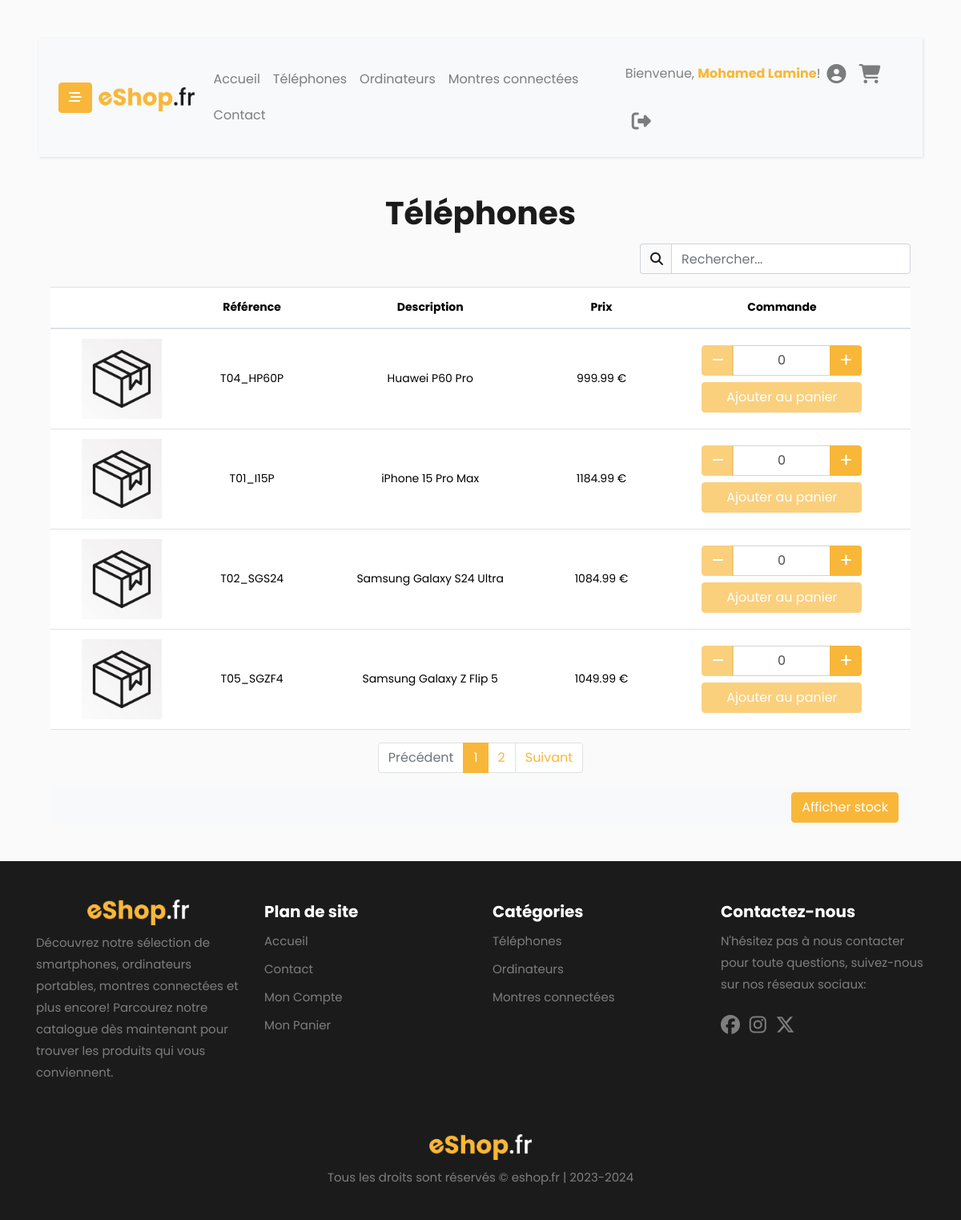
Screenshot of /produits.php?cat=Téléphones (signed in) with the database file from the repository.
### tables this page shows
CREATE TABLE IF NOT EXISTS categorie (
    id INT AUTO_INCREMENT PRIMARY KEY,
    libelle VARCHAR(255) NOT NULL
);

CREATE TABLE IF NOT EXISTS users (
    id INT AUTO_INCREMENT PRIMARY KEY,
    nom VARCHAR(255) NOT NULL,
    prenom VARCHAR(255) NOT NULL,
    email VARCHAR(191) UNIQUE NOT NULL,
    mdp VARCHAR(255) NOT NULL,
    genre CHAR(1) NOT NULL,
    date_naissance DATE NOT NULL,
    metier_id INT,
    verification_token VARCHAR(255),
    verification_date DATETIME,
    role ENUM('admin', 'user') NOT NULL,
    FOREIGN KEY (metier_id) REFERENCES metier(id)
);

CREATE TABLE IF NOT EXISTS produits (
    id INT AUTO_INCREMENT PRIMARY KEY,
    photo VARCHAR(255),
    reference VARCHAR(255) NOT NULL,
    description TEXT,
    prix DECIMAL(10, 2) NOT NULL,
    stock INT NOT NULL,
    categorie_id INT,
    FOREIGN KEY (categorie_id) REFERENCES categorie(id)
);

### produits.php (the view, shortened to what this page needs)
<?php
include 'php/header.php';
include 'php/bddData.php';
if(isset($_GET['cat'])) {
    $category = urldecode($_GET['cat']);
    $sql = "SELECT * FROM produits WHERE categorie_id IN (SELECT id FROM categorie WHERE libelle = ?) AND stock > 0 ORDER BY description";
    $stmt = $conn->prepare($sql);
    $stmt->bind_param("s", $category);
    $stmt->execute();
    $result = $stmt->get_result();
    if ($result->num_rows > 0) {
        $products = array();
        while ($row = $result->fetch_assoc()) {
            $products[] = $row;
        }
    } else {
        $est_vide=true;
    }
} else {
    echo "<script>window.location.href='index.php';</script>";
    exit();
}
?>
<div class="container">
    <h1 class="text-center font-weight-bold mb-2"><?php echo $category; ?></h1>
    <div class="row mb-3 justify-content-end">
        <div class="col-md-4">
            <div class="input-group">
                <div class="input-group-prepend">
                    <span class="input-group-text"><i class="fa fa-search"></i></span>
                </div>
                <input type="text" class="form-control" id="searchInput" placeholder="Rechercher...">
            </div>
        </div>
    </div>
    <div>
        <table class="table table-hover" id="productTable">
            <thead>
                <tr>
                    <th class="text-center" scope="col"></th>
                    <th class="text-center" scope="col">Référence</th>
                    <th class="text-center" scope="col">Description</th>
                    <th class="text-center" scope="col">Prix</th>
                    <th class="text-center" scope="col">Commande</th>
                </tr>
            </thead>
            <tbody>
                <?php
                foreach ($products as $product) : ?>
                    <tr>
                        <th class="align-middle text-center">
                            <div class="h-10"><img class="zoomable-image" src="img/produits/<?php echo $product['id']; ?>.jpg" height="100px" onerror="this.onerror=null; this.src='img/product.jpg';" alt=""></div>
                        </th>
                        <td class="align-middle text-center"><?php echo $product['reference']; ?></td>
                        <td class="align-middle text-center"><?php echo $product['description']; ?></td>
                        <td class="align-middle text-center"><?php echo $product['prix']." €"; ?></td>
                        <td class="align-middle text-center">
                            <form method="post" action="php/add_to_cart.php">
                                <div class="input-group-wrapper">
                                    <div class="input-group inline-group">
                                        <div class="input-group-prepend">
                                            <button disabled type="button" class="btn btn-primary btn-minus">
                                                <i class="fa fa-minus"></i>
                                            </button>
                                        </div>
                                        <input class="form-control quantity text-center" min="0" name="quantity" value="0" type="number">
                                        <div class="input-group-append">
                                            <button type="button" class="btn btn-primary btn-plus">
                                                <i class="fa fa-plus"></i>
                                            </button>
                                        </div>
                                    </div>
                                    <button disabled class="btn btn-primary btn-add-to-cart mt-2" type="submit">Ajouter au panier</button>
                                </div>
                            </form>
                        </td>
                    </tr>
                <?php endforeach; ?>
            </tbody>
        </table>
    </div>
    <nav aria-label="Page navigation" id="pagination">
        <ul class="pagination justify-content-center">
        </ul>
    </nav>
    <div class="container">
        <div class="row">
            <div class="col-md-12 bg-light text-right">
                <button id="btn-cacher-stock" class="btn-primary btn mt-2">Afficher stock</button>
            </div>
        </div>
    </div>
</div>
</div>
</div>
<?php include 'php/footer.php'; ?>

### php/header.php (shortened to what this page needs)
<?php
include "php/bddData.php";
if (isset($_SESSION["user_id"])) {
    $user_id = $_SESSION["user_id"];
    $sql = "SELECT * FROM users WHERE id = $user_id";
    $result = $conn->query($sql);
    if ($result->num_rows > 0) {
        $row = $result->fetch_assoc();
        $prenom = $row["prenom"];
    } else {
        echo "Aucun utilisateur trouvé";
    }
}
$categories = [];
$sql_categories = "SELECT * FROM categorie";
$result_categories = $conn->query($sql_categories);
if ($result_categories->num_rows > 0) {
    while ($row_category = $result_categories->fetch_assoc()) {
        $category = $row_category["libelle"];
        $categories[$category] = [];
    }
}
?>
<!DOCTYPE html>
<html lang="en">
<head>
    <link rel="stylesheet" href="https://cdnjs.cloudflare.com/ajax/libs/font-awesome/6.5.2/css/all.min.css">
    <link rel="stylesheet" href="css/bootstrap.min.css">
    <link rel="stylesheet" href="css/style.css">
</head>
<body>
<div class="wrapper d-flex align-items-stretch">
    <div id="content" class="p-4 p-md-5">
        <nav class="navbar navbar-expand-lg navbar-light bg-light">
            <div class="container-fluid">
                <button type="button" id="sidebarCollapse" class="btn btn-primary">
                    <i class="fa fa-bars-staggered"></i>
                </button>
                <a class="navbar-brand" href="index.php">
                    <img src="img/logo.png" class="ml-2" height="30" alt="">
                </a>
                <div class="collapse navbar-collapse justify-content-center" id="navbarSupportedContent">
                    <ul class="nav navbar-nav">
                        <?php
                        if((isset($_SESSION["user_role"]) && $_SESSION['user_role'] == "admin")){
                            echo "<a class='nav-link' href='admin.php'>Accueil</a>";
                            echo "<a class='nav-link' href='produits_edit.php'>Produits & Catégories</a>";
                            echo "<a class='nav-link' href='profile.php'>Mon profil</a>";
                        }
                        else{
                            echo "<a class='nav-link' href='index.php'>Accueil</a>";
                            foreach ($categories as $category => $products) {
                                $encodedCategory = urlencode($category);
                                echo '<li class="nav-item">';
                                echo '<a class="nav-link" href="produits.php?cat=' .
                                    $encodedCategory .
                                    '">' .
                                    $category .
                                    "</a>";
                                echo "</li>";
                            }
                            echo "<li class='nav-item'><a class='nav-link' href='contact.php'>Contact</a></li>";
                        }
                        ?>
                    </ul>
                </div>
                <ul class="nav navbar-nav align-items-center">
                    <div class="align-middle">
                        <?php if (isset($_SESSION["user_id"])) {
                            echo "<p class='mb-0'> Bienvenue, <a href='profile.php'><b>" .
                                $prenom .
                                "</b></a>!</p>";
                        } ?>
                    </div>
                    <li class="nav-item">
                        <a class="nav-link nav-link-icon" href="profile.php">
                            <?php
                                if (isset($_SESSION["user_id"])) {
                                    $userImagePath = "img/users/{$_SESSION["user_id"]}.jpg";
                                    if (file_exists($userImagePath)) {
                                        echo "<img class='logo rounded-circle' src='$userImagePath' height='30px' width='30px' alt=''>";
                                    } else {
                                        echo "<i class='fa fa-user-circle'></i>";
                                    }
                                } else {
                                    echo "<i class='fa fa-user-circle'></i>";
                                        }
                            ?>
                        </a>
                    </li>
                    <?php
                        if(!(isset($_SESSION["user_role"]) && $_SESSION['user_role'] == "admin")){
                            echo "<li class='nav-item'><a class='nav-link nav-link-icon' href='panier.php'><i class='fa fa-cart-shopping'></i></a></li>";
                        }
                        if (isset($_SESSION["user_id"])) {
                            echo "<li class='nav-item'><a class='nav-link nav-link-icon' onclick='confirmLogout()' href='#'><i class='fa-solid fa-right-from-bracket'></i></a></li>";
                        }
                    ?>
                </ul>
            </div>
        </nav>

### php/footer.php (shortened to what this page needs)
<footer>
    <div class="container">
        <div class="row row-cols-1 row-cols-sm-2 row-cols-md-5">
            <div class="col text-center pb-4 mt-5">
                <img class="mb-2" src="img/logo-light.png" height="32" alt="">
                <p class="text-muted text-left">Découvrez notre sélection de smartphones, ordinateurs portables, montres connectées et plus encore! Parcourez notre catalogue dès maintenant pour trouver les produits qui vous conviennent.</p>
            </div>
            <div class="col mt-5">
                <h5 class="text-white"><b>Plan de site</b></h5>
                <?php
                    if((isset($_SESSION["user_role"]) && $_SESSION['user_role'] == "admin")){
                        echo '<ul class="nav flex-column">';
                        echo '<li class="nav-item mb-2"><a href="admin.php" class="nav-link p-0 text-muted">Accueil</a></li>';
                        echo '<li class="nav-item mb-2"><a href="produits_edit.php" class="nav-link p-0 text-muted">Produits & Catégories</a></li>';
                        echo '<li class="nav-item mb-2"><a href="settings.php" class="nav-link p-0 text-muted">Paramètres</a></li>';
                        echo '<li class="nav-item mb-2"><a href="profile.php" class="nav-link p-0 text-muted">Mon Compte</a></li>';
                        echo '</ul>';
                    }else{
                        echo '<ul class="nav flex-column">';
                        echo '<li class="nav-item mb-2"><a href="index.php" class="nav-link p-0 text-muted">Accueil</a></li>';
                        echo '<li class="nav-item mb-2"><a href="contact.php" class="nav-link p-0 text-muted">Contact</a></li>';
                        echo '<li class="nav-item mb-2"><a href="profile.php" class="nav-link p-0 text-muted">Mon Compte</a></li>';
                        echo '<li class="nav-item mb-2"><a href="panier.php" class="nav-link p-0 text-muted">Mon Panier</a></li>';
                        echo '</ul>';
                    }
                ?>
            </div>
            <div class="col mt-5">
                <?php
                if((isset($_SESSION["user_role"]) && $_SESSION['user_role'] == "admin")){
                    echo '<h5 class="text-white"><b>Catégories</b></h5>';
                    echo '<ul class="nav flex-column">';
                    echo '<li class="nav-item mb-2"><a href="produits_edit.php" class="nav-link p-0 text-muted">Produits & Catégories</a></li>';
                }else{
                    echo '<h5 class="text-white"><b>Catégories</b></h5>';
                    echo '<ul class="nav flex-column">';
                    foreach ($categories as $category => $products) {
                        $encodedCategory = urlencode($category);
                        echo "<li class='nav-item mb-2'><a href='produits.php?cat=".$encodedCategory."' class='nav-link p-0 text-muted'>".$category."</a></li>";
                    }
                }
                    ?>
                </ul>
            </div>
            <div class="col mt-5">
                <h5 class="text-white"><b>Contactez-nous</b></h5>
                <p class="text-muted text-left">N'hésitez pas à nous contacter pour toute questions, suivez-nous sur nos réseaux sociaux:</p>
                <p>
                    <a href="#" class="social-icon mr-2"><i class="fab fa-facebook"></i></a>
                    <a href="#" class="social-icon mr-2"><i class="fab fa-instagram"></i></a>
                    <a href="#" class="social-icon mr-2"><i class="fab fa-x-twitter"></i></a>
                </p>
            </div>
        </div>
        <div class="col text-center pb-4 mt-4">
            <img class="mb-2" src="img/logo-light.png" height="32" alt="">
            <p class="text-muted">Tous les droits sont réservés © eshop.fr | 2023-2024</p>
        </div>
    </div>
</footer>
</body>
</html>

### rows the page displays
categorie: libelle "Montres connectées"
users: prenom "Mohamed Lamine"
produits: reference "T04_HP60P", description "Huawei P60 Pro", prix "999.99"
produits: reference "T01_I15P", description "iPhone 15 Pro Max", prix "1184.99"
produits: reference "T02_SGS24", description "Samsung Galaxy S24 Ultra", prix "1084.99"
produits: reference "T05_SGZF4", description "Samsung Galaxy Z Flip 5", prix "1049.99"

### other values shown
$category "Téléphones"
$category "Ordinateurs"
$category "Montres connectées"
